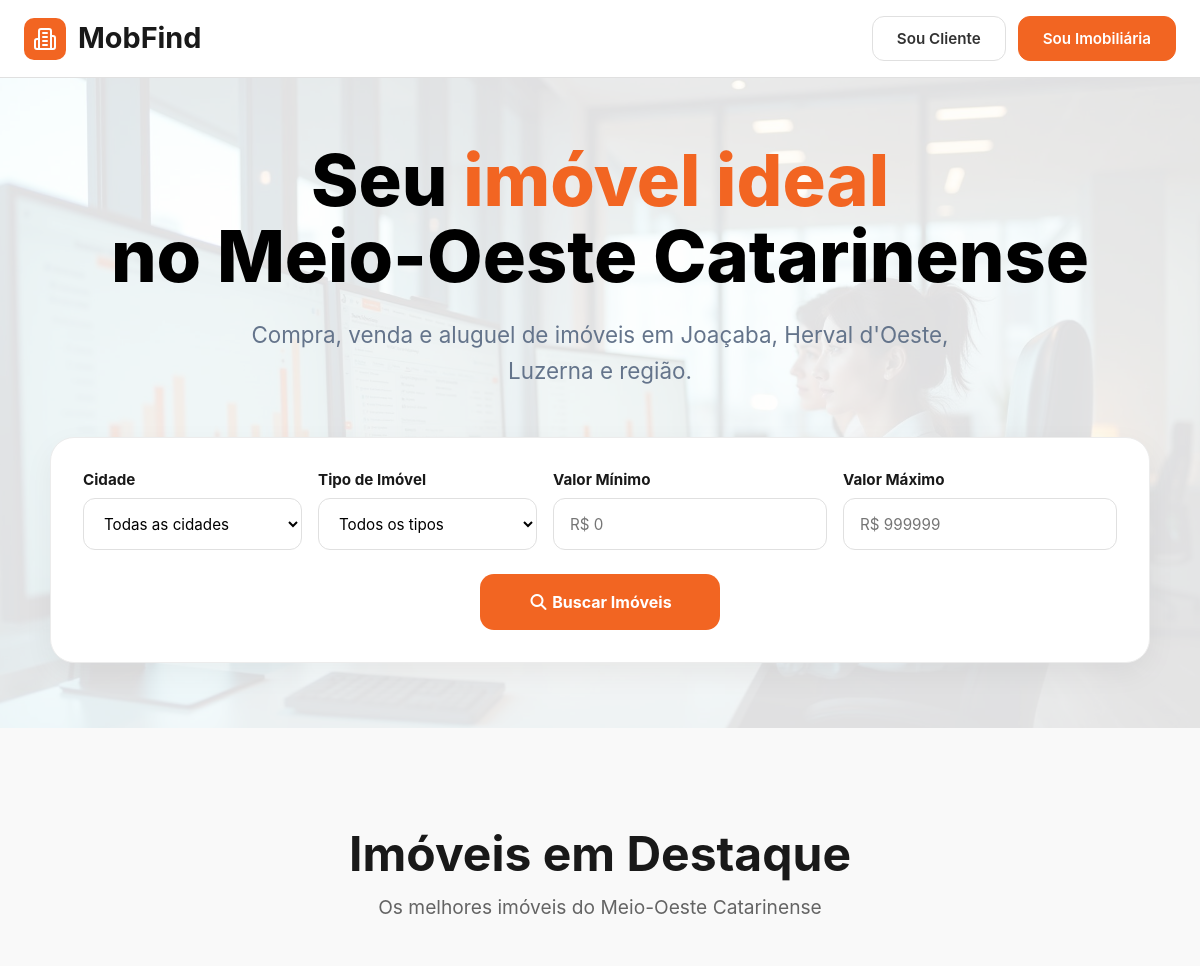
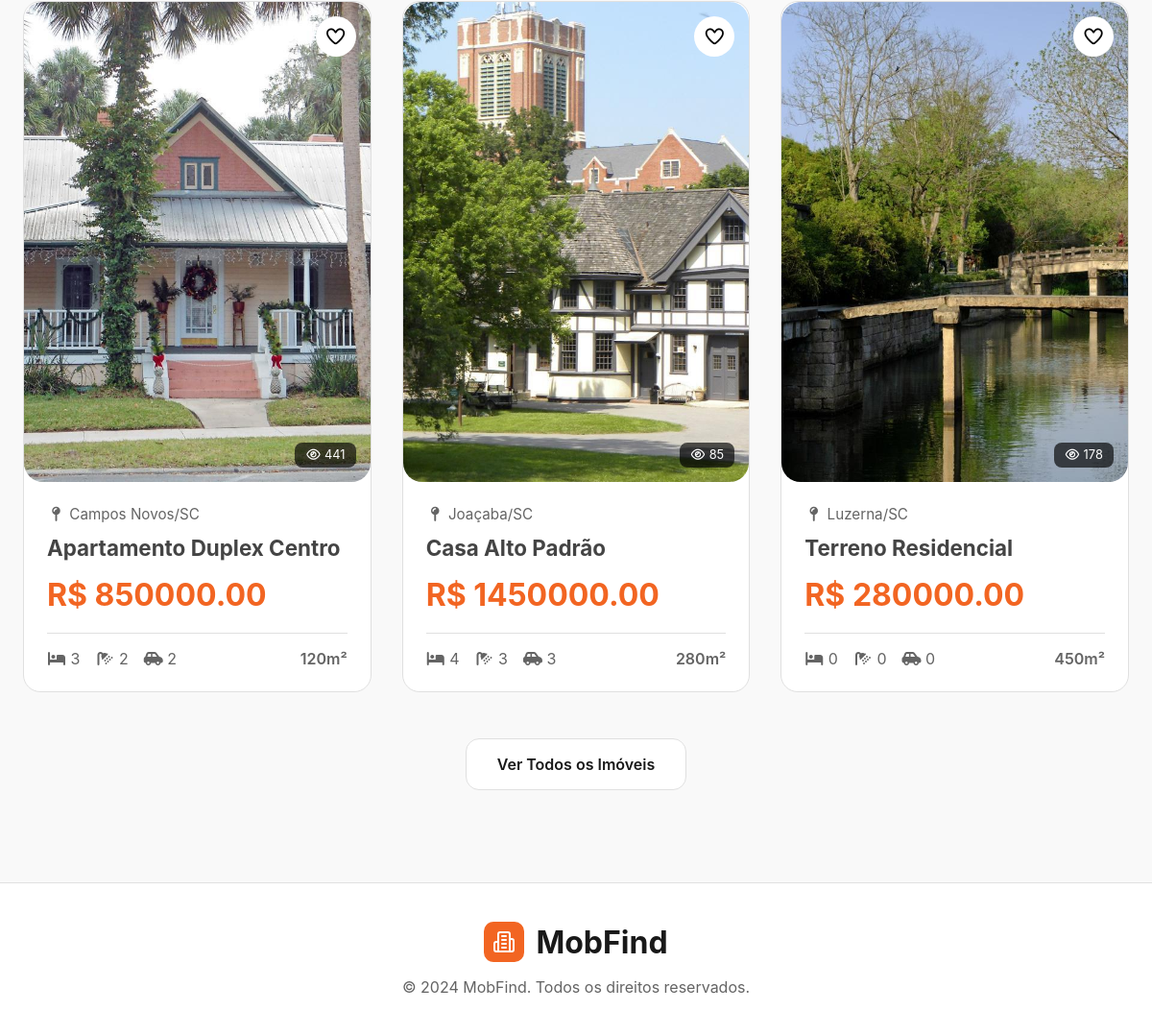
The page / on the database its author committed (2 pictures, top to bottom).
### core/models.py (models this page shows, shortened)
class Property(models.Model):
    title = models.CharField(
        max_length=255
    )
    description = models.TextField()
    city = models.ForeignKey(
        City,
        on_delete=models.PROTECT,
        related_name='properties'
    )
    property_type = models.ForeignKey(
        PropertyType,
        on_delete=models.PROTECT,
        related_name='properties'
    )
    price = models.DecimalField(
        max_digits=12,
        decimal_places=2
    )
    area = models.PositiveIntegerField()
    bedrooms = models.PositiveSmallIntegerField(
        default=0
    )
    bathrooms = models.PositiveSmallIntegerField(
        default=0
    )
    garages = models.PositiveSmallIntegerField(
        default=0
    )
    image = models.ImageField(
        upload_to='properties/',
        blank=True,
        null=True,
    )
    is_featured = models.BooleanField(
        default=False
    )
    is_active = models.BooleanField(
        default=True
    )
    views = models.PositiveIntegerField(
        default=0
    )
    created_at = models.DateTimeField(
        auto_now_add=True
    )
    updated_at = models.DateTimeField(
        auto_now=True
    )
    class Meta:
        verbose_name_plural = 'Properties'

class City(models.Model):
    name = models.CharField(
        max_length=100
    )
    state = models.CharField(
        max_length=2
    )
    class Meta:
        verbose_name = 'city'
        verbose_name_plural = 'cities'
    def __str__(self):
        return f'{self.name}/{self.state}'

### core/views.py (the view, shortened to what this page needs)
# urls.py: path('', views.home, name='home'),
def home(request):
    properties = Property.objects.filter(
        is_active=True
    )
    favorites_ids = []
    context = {
        'properties': properties,
        'favorites_ids': favorites_ids,
        'cities': City.objects.all(),
        'property_types': PropertyType.objects.all(),
        'selected_city': '',
        'selected_property_type': '',
        'selected_min_price': '',
        'selected_max_price': '',
    }
    return render(
        request,
        'pages/home.html',
        context,
    )

### core/templates/pages/home.html
{% include 'partials/head.html' %}
<body>
    {% include 'partials/header.html' %}
    {% include 'partials/hero.html' %}
    <section class="featured-properties">
        <div class="section-header">
            <h2>Imóveis em Destaque</h2>
            <p>Os melhores imóveis do Meio-Oeste Catarinense</p>
        </div>
        <div class="property-grid">
            {% for property in properties %}
            {% include 'partials/property-card.html' %}
            {% endfor %}
        </div>
        <div class="featured-actions">
            <a href="#" class="btn-view-all">
                Ver Todos os Imóveis
            </a>
        </div>
    </section>
    {% include 'partials/footer.html' %}
</body>
</html>

### core/templates/partials/property-card.html (shortened to what this page needs)
<article class="property-card">
    <div class="property-image">
        {% if user.is_authenticated %}
            <a
                href="{% url 'core:toggle_favorite' property.id %}"
                class="favorite-btn"
            >
                {% if property.id in favorites_ids %}
                    <i class="fa-solid fa-heart"></i>
                {% else %}
                    <i class="fa-regular fa-heart"></i>
                {% endif %}
            </a>
        {% else %}
        <button
            type="button"
            class="favorite-btn js-open-login-modal"
        >
            <i class="fa-regular fa-heart"></i>
        </button>
        {% endif %}
        <a href="{% url 'core:property_detail' property.id %}">
            {% if property.image %}
                <img src="{{ property.image.url }}" alt="">
            {% else %}
                <img src="https://loremflickr.com/1200/800/architecture,house" alt="">
            {% endif %}
        </a>
        <span class="property-views">
            <i class="fa-regular fa-eye"></i> {{ property.views }}
        </span>
    </div>
    <div class="property-content">
        <div class="property-city">
            <i class="fa-solid fa-map-pin"></i> {{ property.city }}
        </div>
        <h3>
            <a href="{% url 'core:property_detail' property.id %}">{{ property.title }}</a>
        </h3>
        <div class="property-price">
            R$ {{ property.price }}
        </div>
        <div class="property-details">
            <span>
                <i class="fa-solid fa-bed"></i> {{ property.bedrooms }}
            </span>
            <span>
                <i class="fa-solid fa-shower"></i> {{ property.bathrooms }}
            </span>
            <span>
                <i class="fa-solid fa-car-side"></i> {{ property.garages }}
            </span>
            <span class="property-area">
                {{ property.area }}m²
            </span>
        </div>
    </div>
</article>

### core/static/core/css/style.css (style rules this page uses)
* { padding: 0; margin: 0; box-sizing: border-box; font-family: var(--font-primary); }
a { text-decoration: none; color: var(--color-dark-text) }
:root { --color-primary: #F26522; --color-primary-lighter: #ee9972; --color-primary-darker: #b14b1b; --color-primary-hover: #fa9a6e; --color-primary-dark: #13141f; --color-primary-dark-hover: #212336; --color-primary-light: #d4ecfa; --color-primary-light-hover: #bdd8e7; --color-white: #fff; --color-black: #000; --color-dark-text: #444; --color-dark-text-hover: #666666; --color-info-light: #cce5ff; --color-debug-light: #cce5ff; --color-success-light: #d4edda; --color-alert-light: #fff3cd; --color-warning-light: #fff3cd; --color-error-light: #f8d7da; --color-info-dark: #4d86c4; --color-debug-dark: #4d86c4; --color-success-dark: #4a9c5d; --color-alert-dark: #927f40; --color-warning-dark: #927f40; --color-error-dark: #da525d; --color-gray-0: #f9f9f9; --color-gray-1: #e0e0e0; --color-gray-2: #c7c7c7; --color-gray-3: #aeaeae; --color-gray-4: #959595; --color-gray-5: #7d7d7d; --color-gray-6: #646464; --color-gray-7: #4b4b4b; --color-gray-8: #323232; --color-gray-9: #191919; --font-primary: 'Inter', -apple-system, BlinkMacSystemFont, 'Segoe UI', Roboto, Helvetica, Arial, sans-serif; --font-headings: 'Inter', -apple-system, BlinkMacSystemFont, 'Segoe UI', Roboto, Helvetica, Arial, sans-serif; --spacing-gutter-small: 1rem; --spacing-gutter-medium: 3rem; --spacing-gutter-large: 4rem; }
.featured-properties { padding: 6rem 1.5rem; background-color: var(--color-gray-0); }
.section-header { text-align: center; margin-bottom: 3rem; }
.section-header h2 { font-size: 3rem; font-weight: 700; color: var(--color-gray-9); margin-bottom: .75rem; }
.section-header p { font-size: 1.2rem; color: var(--color-gray-6); }
.property-grid { max-width: 1200px; margin: 0 auto; display: grid; grid-template-columns: repeat(3, 1fr); gap: 2rem; }
.property-card { background-color: var(--color-white); border-radius: 18px; overflow: hidden; border: 1px solid var(--color-gray-1); transition: .25s ease; }
.property-image { position: relative; }
.property-image img { width: 100%; height: 260px; object-fit: cover; display: block; }
.favorite-btn { position: absolute; top: 15px; right: 15px; width: 42px; height: 42px; border-radius: 50%; border: none; background-color: var(--color-white); cursor: pointer; font-size: 1.2rem; }
.property-views { position: absolute; right: 15px; bottom: 15px; background: rgba(0,0,0,.65); color: white; padding: .35rem .7rem; border-radius: 8px; font-size: .8rem; }
.property-content { padding: 1.5rem; }
.property-city { color: var(--color-gray-6); font-size: .95rem; margin-bottom: .75rem; }
.property-content h3 { font-size: 1.4rem; margin-bottom: 1rem; color: var(--color-gray-9); }
.property-price { font-size: 2rem; font-weight: 700; color: var(--color-primary); margin-bottom: 1.25rem; }
.property-details { display: flex; align-items: center; gap: 1rem; color: var(--color-gray-6); border-top: 1px solid var(--color-gray-1); padding-top: 1rem; }
.property-area { margin-left: auto; font-weight: 600; }
.featured-actions { display: flex; justify-content: center; margin-top: 3rem; }
.btn-view-all { display: inline-flex; align-items: center; justify-content: center; min-width: 220px; padding: 1rem 2rem; background-color: var(--color-white); border: 1px solid var(--color-gray-1); border-radius: 14px; text-decoration: none; color: var(--color-gray-9); font-weight: 600; transition: .2s ease; }
.property-image img { width: 100%; height: 500px; object-fit: cover; border-radius: 20px; }

### core/templates/partials/property-card.html (style rules this page uses)
.favorite-btn { display: flex; align-items: center; justify-content: center; width: 42px; height: 42px; border: none; outline: none; background: white; border-radius: 50%; cursor: pointer; text-decoration: none; }

### rows shown on the page
Property: image (picture), views "441", city "Campos Novos/SC", title "Apartamento Duplex Centro", price "850000.00", bedrooms "3", bathrooms "2", garages "2", area "120"
Property: image (picture), views "85", city "Joaçaba/SC", title "Casa Alto Padrão", price "1450000.00", bedrooms "4", bathrooms "3", garages "3", area "280"
Property: image (picture), views "178", city "Luzerna/SC", title "Terreno Residencial", price "280000.00", bedrooms "0", bathrooms "0", garages "0", area "450"
